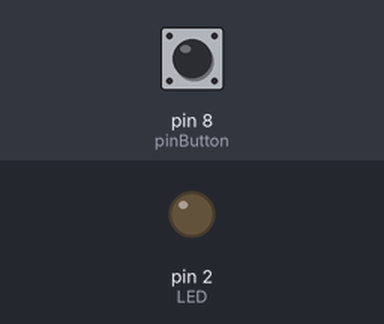
Bench run of a sketch on a simulated Arduino Uno, built with avr-gcc and run on an emulated ATmega328P. Shown: output pins drawn as LEDs (lit = HIGH). The inputs (shaded band) are chosen by the test bench; at power-on: pin 8 (pinButton) LOW.

Above: at 1.2 s.
1.3 s: pin 8 (pinButton) pulled HIGH for 0.15 s
At 1.37 s:
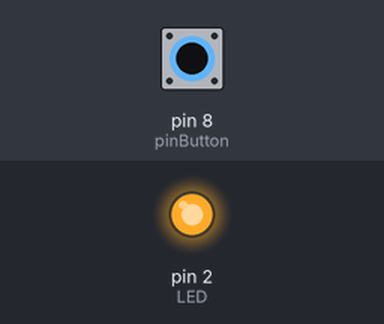
2.9 s: pin 8 (pinButton) pulled HIGH for 3.2 s
At 7.2 s:
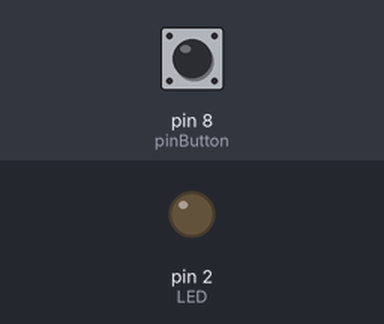
Timing chart, 0 to 8.7 s (numbered marks = the images above; inputs shaded):
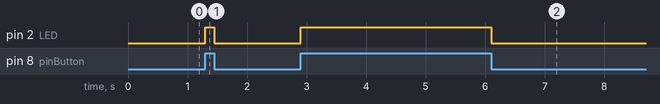

Measured:
- after the input at 1.3 s, pin 2 (LED): LOW → HIGH at once, → LOW 0.15 s later
- after the input at 2.9 s, pin 2 (LED): LOW → HIGH at once, → LOW 3.2 s later

The sketch:

les-7.ino
```cpp
int pinButton =8;

int LED =2;

void setup(){
Serial.begin(9600);
pinMode(pinButton, INPUT);
pinMode(LED,OUTPUT);

}

void loop(){
int stateButton = digitalRead(pinButton);
if(stateButton == 1){
digitalWrite(LED, HIGH);
}else{
	digitalWrite(LED, LOW);
	}
}
```
